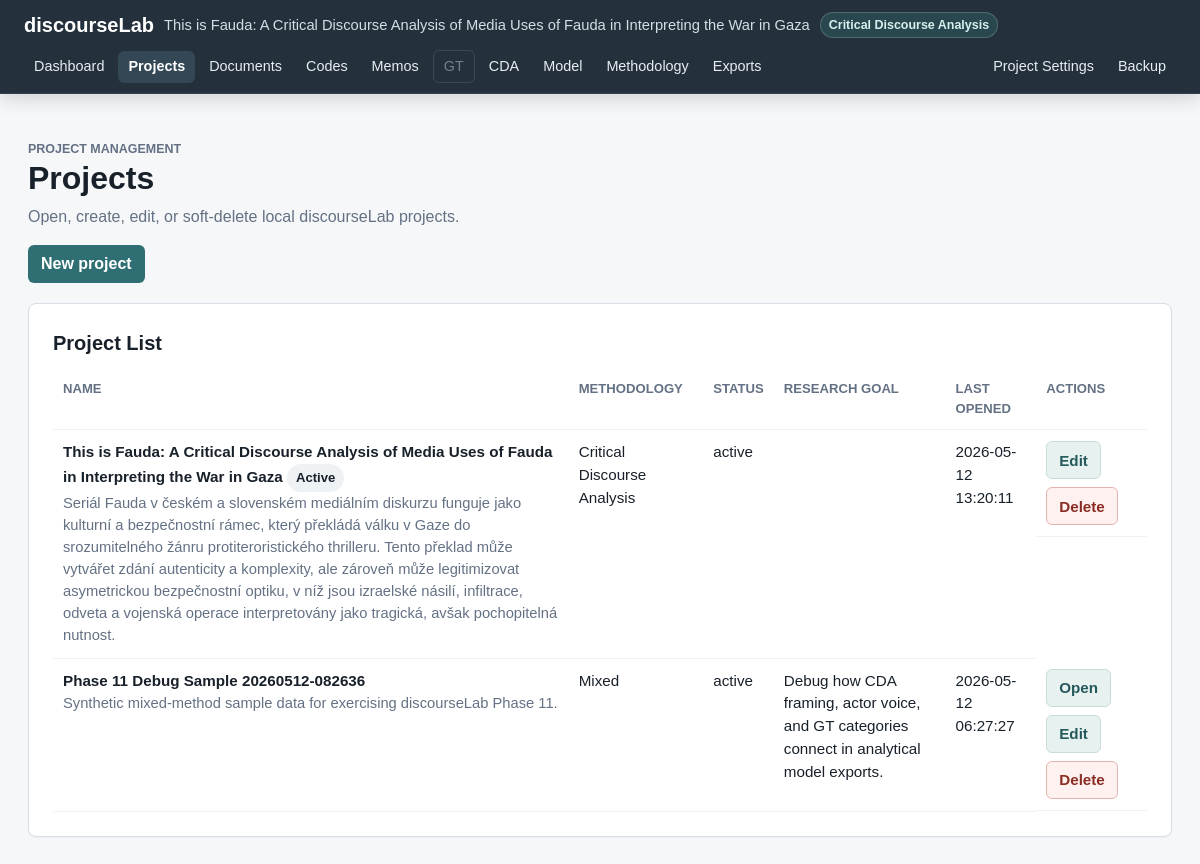
Page /projects on the earlier database version.
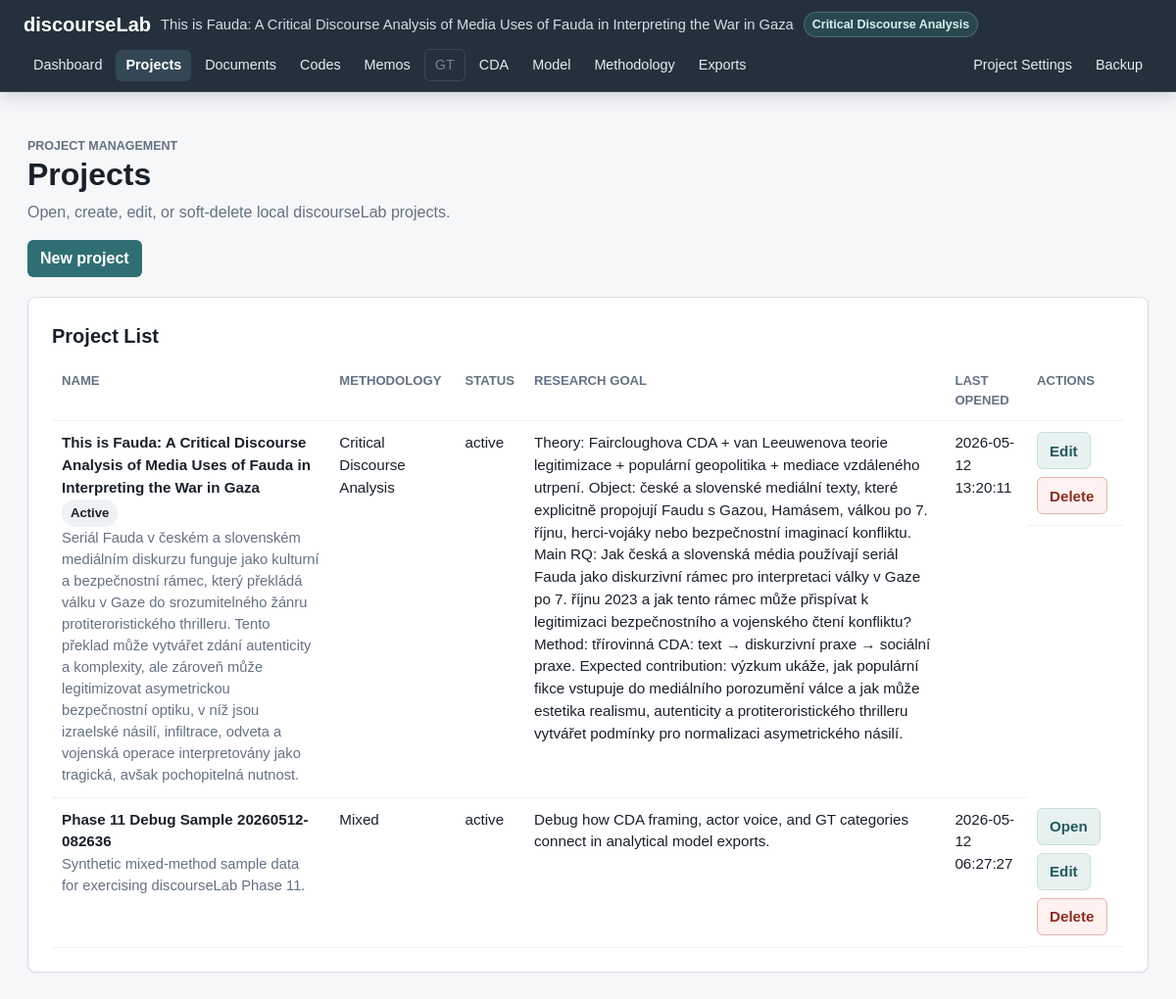
Same page on the later database version.
### tables this page shows
CREATE TABLE projects (
    id INTEGER PRIMARY KEY AUTOINCREMENT,
    name TEXT NOT NULL,
    description TEXT,
    created_at TEXT NOT NULL DEFAULT CURRENT_TIMESTAMP,
    updated_at TEXT NOT NULL DEFAULT CURRENT_TIMESTAMP
, methodology_mode TEXT NOT NULL DEFAULT 'mixed', status TEXT NOT NULL DEFAULT 'active', last_opened_at TEXT, research_goal TEXT, principal_investigator TEXT);

### app.py (the view)
    @app.route("/projects")
    def projects():
        active_project = get_active_project()
        return render_template(
            "projects.html",
            title="Projects",
            active_page="projects",
            active_project=active_project,
            projects=get_projects(),
            methodology_mode_labels=METHODOLOGY_MODES,
        )

### app.py (called while the page is built)
def get_db() -> sqlite3.Connection:
    if "db" not in g:
        g.db = sqlite3.connect(DATABASE)
        g.db.row_factory = sqlite3.Row
        g.db.execute("PRAGMA foreign_keys = ON")
    return g.db

def query_one(sql: str, params: tuple = ()) -> sqlite3.Row | None:
    return get_db().execute(sql, params).fetchone()

def query_all(sql: str, params: tuple = ()) -> list[sqlite3.Row]:
    return get_db().execute(sql, params).fetchall()

def get_project(project_id: int) -> sqlite3.Row | None:
    return query_one(
        """
        SELECT id, name, description, methodology_mode, status, last_opened_at,
               research_goal, principal_investigator, created_at, updated_at
        FROM projects
        WHERE id = ? AND status != 'deleted'
        """,
        (project_id,),
    )

def get_projects() -> list[sqlite3.Row]:
    return query_all(
        """
        SELECT id, name, description, methodology_mode, status, last_opened_at,
               research_goal, principal_investigator, created_at, updated_at
        FROM projects
        WHERE status != 'deleted'
        ORDER BY datetime(COALESCE(last_opened_at, created_at)) DESC, name COLLATE NOCASE
        """
    )

### templates/projects.html
{% extends "base.html" %}
{% block content %}
<section class="page-header">
    <p class="eyebrow">Project management</p>
    <h1>Projects</h1>
    <p>Open, create, edit, or soft-delete local discourseLab projects.</p>
</section>
<section class="detail-actions">
    <a class="button-primary" href="{{ url_for('new_project') }}">New project</a>
</section>
<section class="info-panel">
    <h2>Project List</h2>
    {% if projects %}
        <div class="table-wrap">
            <table class="data-table">
                <thead>
                    <tr>
                        <th>Name</th>
                        <th>Methodology</th>
                        <th>Status</th>
                        <th>Research goal</th>
                        <th>Last opened</th>
                        <th>Actions</th>
                    </tr>
                </thead>
                <tbody>
                    {% for project in projects %}
                        <tr>
                            <td>
                                <strong>{{ project.name }}</strong>
                                {% if project.id == active_project.id %}
                                    <span class="status-badge">Active</span>
                                {% endif %}
                                <div class="muted-text">{{ project.description or "No description" }}</div>
                            </td>
                            <td>{{ methodology_mode_labels[project.methodology_mode] }}</td>
                            <td>{{ project.status }}</td>
                            <td>{{ project.research_goal or "" }}</td>
                            <td>{{ project.last_opened_at or "Never" }}</td>
                            <td class="actions-cell">
                                {% if project.id != active_project.id %}
                                    <form action="{{ url_for('open_project', project_id=project.id) }}" method="post">
                                        <button type="submit" class="button-secondary">Open</button>
                                    </form>
                                {% endif %}
                                <a class="button-secondary" href="{{ url_for('edit_project', project_id=project.id) }}">Edit</a>
                                <form class="confirm-delete" data-confirm="Delete this project? It will be hidden from the project list, but its data will not be physically erased in this phase." action="{{ url_for('soft_delete_project', project_id=project.id) }}" method="post">
                                    <button type="submit" class="button-danger">Delete</button>
                                </form>
                            </td>
                        </tr>
                    {% endfor %}
                </tbody>
            </table>
        </div>
    {% else %}
        <p>No active projects found.</p>
    {% endif %}
</section>
{% endblock %}

### templates/base.html (shortened to what this page needs)
<!doctype html>
<html lang="en">
<head>
    <link rel="stylesheet" href="{{ url_for('static', filename='style.css') }}">
</head>
<body>
    <div class="app-shell">
        <header class="topbar" aria-label="Application navigation">
            <div class="topbar-brand">
                <a class="app-name" href="{{ url_for('dashboard') }}">discourseLab</a>
                <span class="app-project">{{ active_project.name if active_project else "No active project" }}</span>
                {% if active_project %}
                    <span class="methodology-badge">{{ methodology_mode_labels[active_project.methodology_mode] }}</span>
                {% endif %}
            </div>
            <nav class="top-nav" aria-label="Main navigation">
                <a href="{{ url_for('dashboard') }}" class="{{ 'active' if active_page == 'dashboard' else '' }}">Dashboard</a>
                <a href="{{ url_for('projects') }}" class="{{ 'active' if active_page == 'projects' else '' }}">Projects</a>
                <a href="{{ url_for('documents') }}" class="{{ 'active' if active_page == 'documents' else '' }}">Documents</a>
                <a href="{{ url_for('codes') }}" class="{{ 'active' if active_page == 'codes' else '' }}">Codes</a>
                <a href="{{ url_for('memos') }}" class="{{ 'active' if active_page == 'memos' else '' }}">Memos</a>
                {% if supports_gt %}
                    <a href="{{ url_for('gt_workspace') }}" class="{{ 'active' if active_page == 'gt' else '' }}">GT</a>
                {% else %}
                    <span class="nav-disabled">GT</span>
                {% endif %}
                {% if supports_cda %}
                    <a href="{{ url_for('cda_workspace') }}" class="{{ 'active' if active_page == 'cda' else '' }}">CDA</a>
                {% else %}
                    <span class="nav-disabled">CDA</span>
                {% endif %}
                <a href="{{ url_for('model_builder') }}" class="{{ 'active' if active_page == 'model' else '' }}">Model</a>
                <a href="{{ url_for('methodology') }}" class="{{ 'active' if active_page == 'methodology' else '' }}">Methodology</a>
                <a href="{{ url_for('exports') }}" class="{{ 'active' if active_page == 'exports' else '' }}">Exports</a>
            </nav>
            {% if active_project %}
                <nav class="top-nav top-nav-actions" aria-label="Project actions">
                    <a href="{{ url_for('edit_project', project_id=active_project.id) }}">Project Settings</a>
                    <a href="{{ url_for('export_project_backup') }}">Backup</a>
                </nav>
            {% endif %}
        </header>
        <main class="content">
            {% block content %}{% endblock %}
        </main>
    </div>
</body>
</html>

Differences in the rows shown:
changed projects "Critical Discourse Analysis": research_goal (not shown) → "Theory: Faircloughova CDA + van Leeuwenova teorie legitimizace + populární geopolitika + mediace vzdáleného utrpení. Object: české a slovenské mediální texty, které explicitně propojují Faudu s Gazou, Hamásem, válkou po 7. říjnu, herci-vojáky nebo bezpečnostní imaginací konfliktu. Main RQ: Jak česká a slovenská média používají seriál Fauda jako diskurzivní rámec pro interpretaci války v Gaze po 7. říjnu 2023 a jak tento rámec může přispívat k legitimizaci bezpečnostního a vojenského čtení konfliktu? Method: třírovinná CDA: text → diskurzivní praxe → sociální praxe. Expected contribution: výzkum ukáže, jak populární fikce vstupuje do mediálního porozumění válce a jak může estetika realismu,…"
